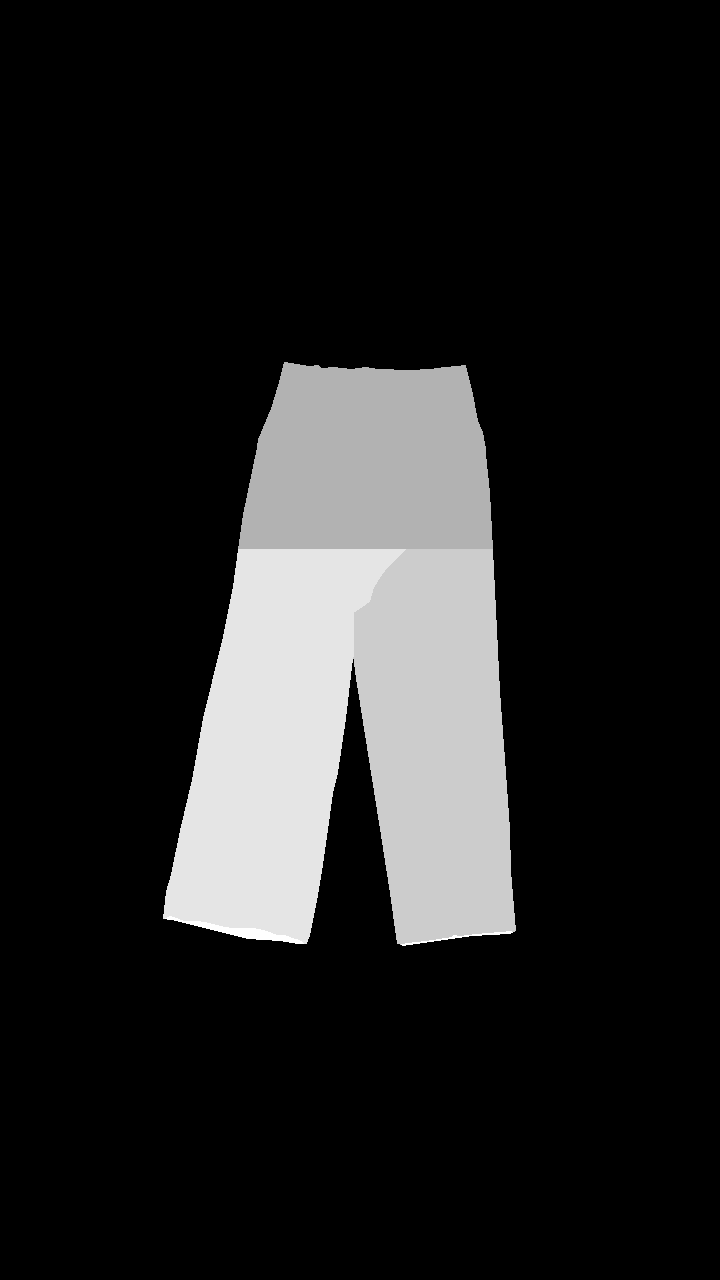
#> input picture VTON/AI_hub_TOM_test/test_GMM/resize/in/1019386_B.png, 720 x 1280 px, found by its file name; its folder holds only this picture in this run
$ python resize.py
#> lines starting #> are read from the running program, lines starting #| are printed output that depends on the picture
import os
import cv2

in_Path = '/Users/cho/Desktop/test_GMM/resize/in'
out_Path = '/Users/cho/Desktop/test_GMM/resize/out'

file_list = os.listdir(in_Path)

for file in file_list:
    file_Path = in_Path + '/' + file

    img = cv2.imread(file_Path)
#> img is the input picture: shape (1280, 720, 3); min 0, max 10, mean 1.3
    resize_Img = cv2.resize(img, (384, 512), interpolation=cv2.INTER_CUBIC)
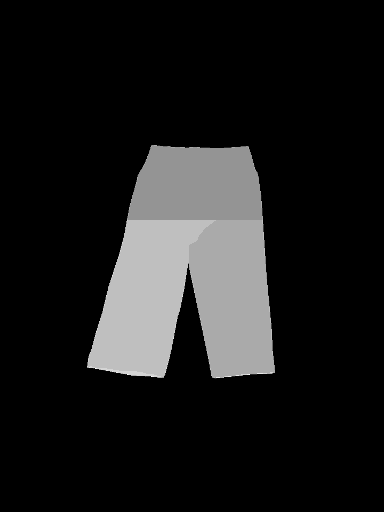
#> resize_Img: shape (512, 384, 3); min 0, max 12, mean 1.3; drawn with min black and max white
    resize_Img = cv2.cvtColor(resize_Img, cv2.COLOR_BGR2GRAY)
#> resize_Img: shape (512, 384)

    save_Path = out_Path + '/' + file
    cv2.imwrite(save_Path, resize_Img)


print("END!!!")

$ run again, on VTON/AI_hub_TOM_test/test_GMM/resize/in/1102226_F.png
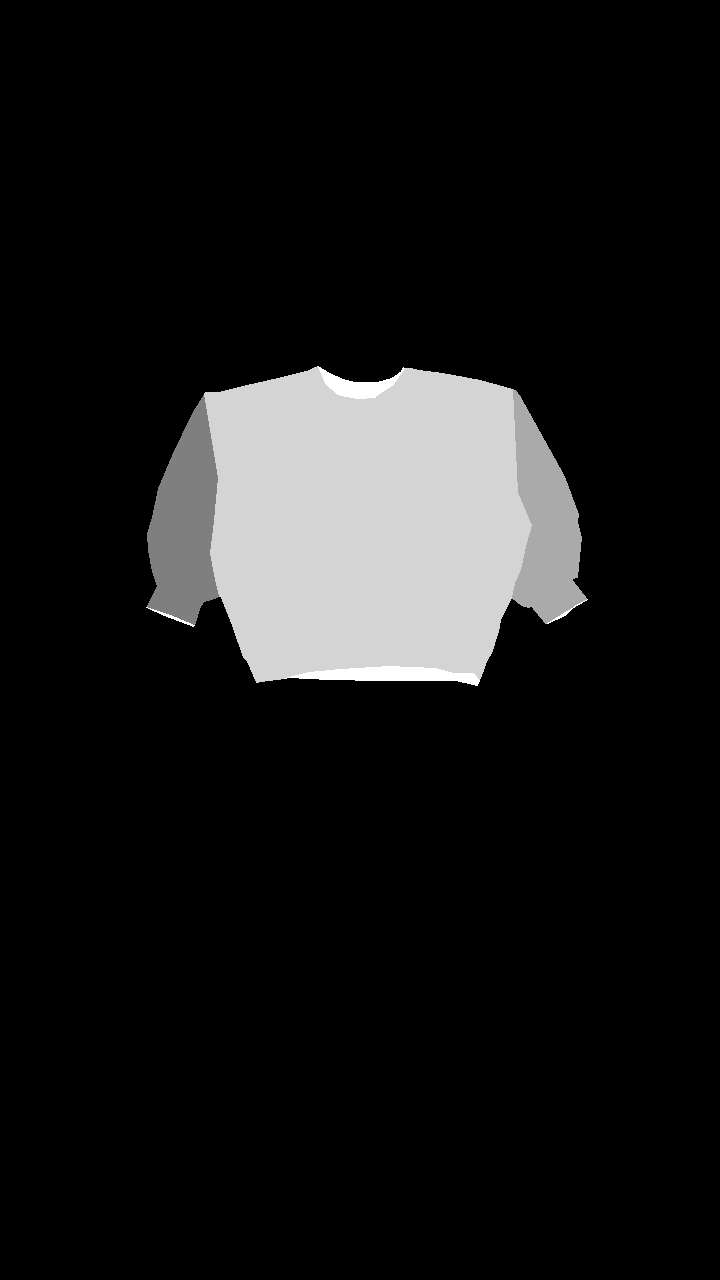
#> input picture VTON/AI_hub_TOM_test/test_GMM/resize/in/1102226_F.png, 720 x 1280 px, found by its file name
#> img is the input picture: shape (1280, 720, 3); min 0, max 6, mean 0.564
#> `resize_Img = cv2.resize(img, (384, 512), interpolation=cv2.INTER_CUBIC)`:
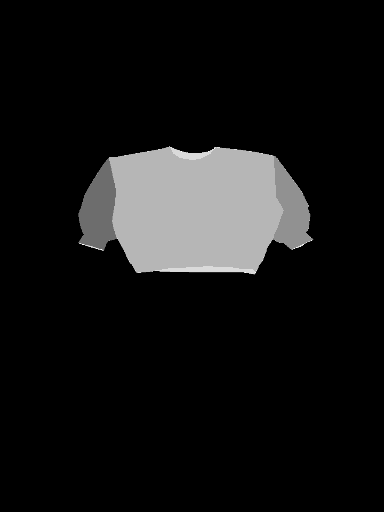
#> resize_Img: shape (512, 384, 3); min 0, max 7, mean 0.564; drawn with min black and max white

$ run again, on VTON/AI_hub_TOM_test/test_GMM/resize/in/1111331_B.png
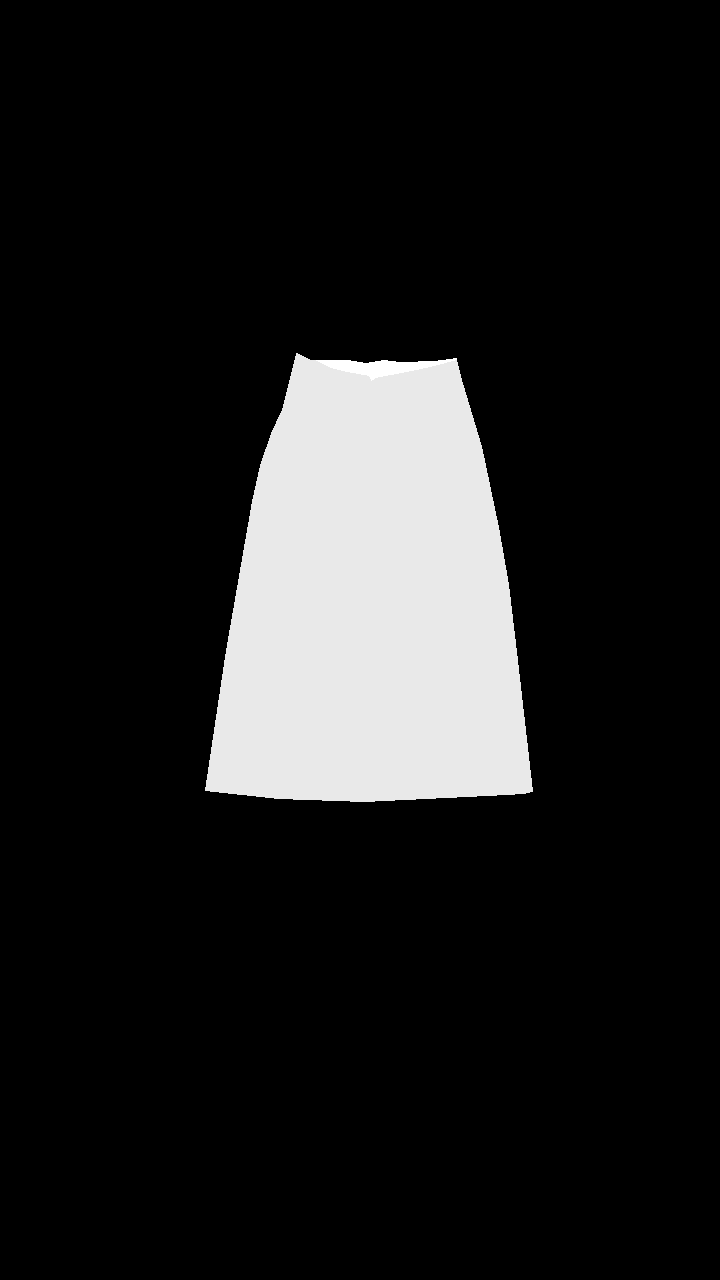
#> input picture VTON/AI_hub_TOM_test/test_GMM/resize/in/1111331_B.png, 720 x 1280 px, found by its file name
#> img is the input picture: shape (1280, 720, 3); min 0, max 12, mean 1.37
#> `resize_Img = cv2.resize(img, (384, 512), interpolation=cv2.INTER_CUBIC)`:
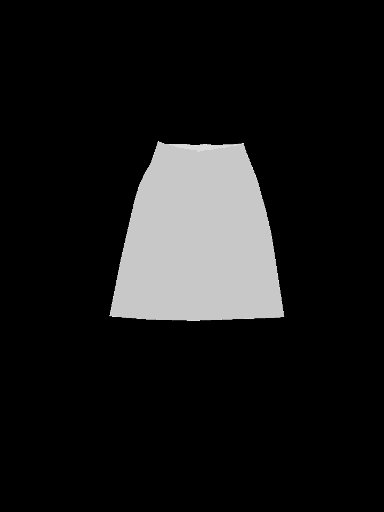
#> resize_Img: shape (512, 384, 3); min 0, max 14, mean 1.37; drawn with min black and max white
